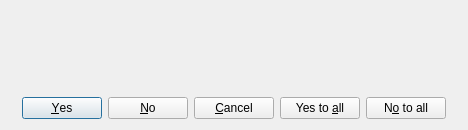
<?xml version="1.0" encoding="UTF-8"?>
<ui version="4.0">
 <class>DosaveornotboxDlg</class>
 <widget class="QDialog" name="DosaveornotboxDlg">
  <property name="geometry"><rect><x>0</x><y>0</y><width>468</width><height>130</height></rect></property>
  <property name="windowTitle"><string>Save</string></property>
  <layout class="QVBoxLayout" name="layout1">
   <item>
    <widget class="QLabel" name="dosaveornottext">
     <property name="nppId" stdset="0"><number>1761</number></property>
     <property name="text"><string/></property>
     <property name="wordWrap"><bool>true</bool></property>
    </widget>
   </item>
   <item>
    <layout class="QHBoxLayout" name="layout2">
     <item>
      <spacer name="spacer3">
       <property name="orientation"><enum>Qt::Horizontal</enum></property>
       <property name="sizeType"><enum>QSizePolicy::Expanding</enum></property>
       <property name="sizeHint" stdset="0"><size><width>0</width><height>0</height></size></property>
      </spacer>
     </item>
     <item>
      <widget class="QPushButton" name="yes">
       <property name="nppId" stdset="0"><number>6</number></property>
       <property name="text"><string>&amp;Yes</string></property>
       <property name="autoDefault"><bool>false</bool></property>
       <property name="default"><bool>true</bool></property>
      </widget>
     </item>
     <item>
      <widget class="QPushButton" name="no">
       <property name="nppId" stdset="0"><number>7</number></property>
       <property name="text"><string>&amp;No</string></property>
       <property name="autoDefault"><bool>false</bool></property>
      </widget>
     </item>
     <item>
      <widget class="QPushButton" name="cancel">
       <property name="nppId" stdset="0"><number>2</number></property>
       <property name="text"><string>&amp;Cancel</string></property>
       <property name="autoDefault"><bool>false</bool></property>
      </widget>
     </item>
     <item>
      <widget class="QPushButton" name="retry">
       <property name="nppId" stdset="0"><number>4</number></property>
       <property name="text"><string>Yes to &amp;all</string></property>
       <property name="autoDefault"><bool>false</bool></property>
      </widget>
     </item>
     <item>
      <widget class="QPushButton" name="ignore">
       <property name="nppId" stdset="0"><number>5</number></property>
       <property name="text"><string>N&amp;o to all</string></property>
       <property name="autoDefault"><bool>false</bool></property>
      </widget>
     </item>
     <item>
      <spacer name="spacer4">
       <property name="orientation"><enum>Qt::Horizontal</enum></property>
       <property name="sizeType"><enum>QSizePolicy::Expanding</enum></property>
       <property name="sizeHint" stdset="0"><size><width>0</width><height>0</height></size></property>
      </spacer>
     </item>
    </layout>
   </item>
  </layout>
 </widget>
 <resources/>
 <connections/>
</ui>
